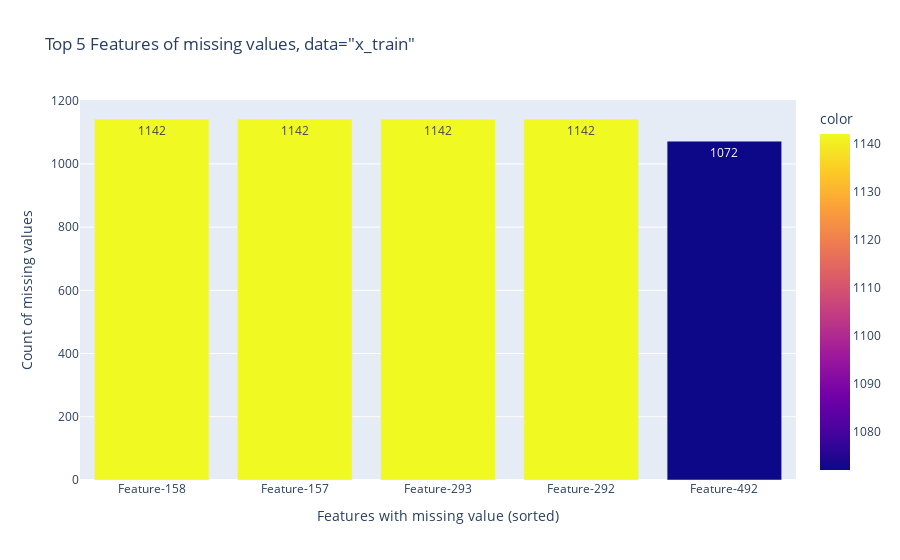

Notebook code for this chart:
### Code cell
df=X_train.isna().sum().sort_values(ascending=False).head(5)
fig = px.bar(x=df.index, 
             y = df, 
             title='Top 5 Features of missing values, data="x_train"',
             text = round(df,1), color=df)
fig.update_xaxes(title_text=' Features with missing value (sorted)',type='category')
fig.update_yaxes(title_text='Count of missing values')
fig.show()

### Figure 1 — Plotly figure (JSON) as saved in the notebook; plotly's stock layout.template omitted (floating-point values rounded to 4 significant figures)
{"data": [{"alignmentgroup": "True", "hovertemplate": "x=%{x}<br>y=%{y}<br>text=%{text}<br>color=%{marker.color}<extra></extra>", "legendgroup": "", "marker": {"color": [1142, 1142, 1142, 1142, 1072], "coloraxis": "coloraxis", "pattern": {"shape": ""}}, "name": "", "offsetgroup": "", "orientation": "v", "showlegend": false, "text": [1142, 1142, 1142, 1142, 1072], "textposition": "auto", "type": "bar", "x": ["Feature-158", "Feature-157", "Feature-293", "Feature-292", "Feature-492"], "xaxis": "x", "y": [1142, 1142, 1142, 1142, 1072], "yaxis": "y"}], "layout": {"barmode": "relative", "coloraxis": {"colorbar": {"title": {"text": "color"}}, "colorscale": [[0, "#0d0887"], [0.1111, "#46039f"], [0.2222, "#7201a8"], [0.3333, "#9c179e"], [0.4444, "#bd3786"], [0.5556, "#d8576b"], [0.6667, "#ed7953"], [0.7778, "#fb9f3a"], [0.8889, "#fdca26"], [1, "#f0f921"]]}, "legend": {"tracegroupgap": 0}, "title": {"text": "Top 5 Features of missing values, data=\"x_train\""}, "xaxis": {"anchor": "y", "domain": [0, 1], "title": {"text": " Features with missing value (sorted)"}, "type": "category"}, "yaxis": {"anchor": "x", "domain": [0, 1], "title": {"text": "Count of missing values"}}}}
